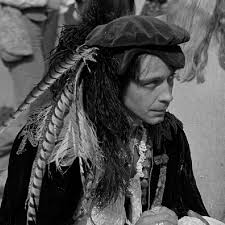
#> input picture image3.jpeg, 225 x 225 px, found by its file name
$ python code5.py
#> lines starting #> are read from the running program, lines starting #| are printed output that depends on the picture
#rotate an image using PIL
from PIL import Image

image=Image.open(r'C:\Users\SOUVIK MANNA\5th SEM\DIP\image3.jpeg')
#> image is the input picture: PIL image 225x225 RGB; min 0, max 243, mean 78.3

rotated=image.rotate(-45)
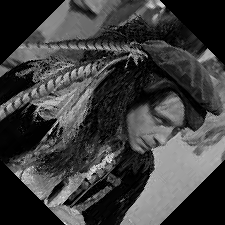
#> rotated: PIL image 225x225 RGB; min 0, max 243, mean 62.6
rotated.save("rotated.jpg")
rotated.show()
print("Image rotated successfully.")

$ run again, with image2.jpeg copied over image3.jpeg
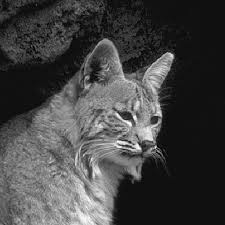
#> input picture image2.jpeg, 225 x 225 px, found by its file name
#> image is the input picture: PIL image 225x225 RGB; min 0, max 255, mean 67.1
#> `rotated=image.rotate(-45)`:
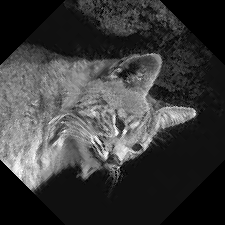
#> rotated: PIL image 225x225 RGB; min 0, max 255, mean 58.9

$ run again, with image4.jpeg copied over image3.jpeg
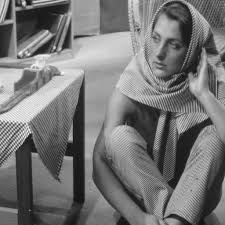
#> input picture image4.jpeg, 225 x 225 px, found by its file name
#> image is the input picture: PIL image 225x225 RGB; min 6, max 255, mean 117.8
#> `rotated=image.rotate(-45)`:
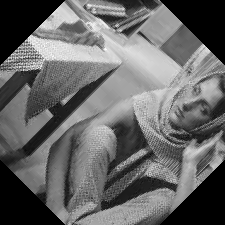
#> rotated: PIL image 225x225 RGB; min 0, max 255, mean 103.2

$ run again, with image5.jpeg copied over image3.jpeg
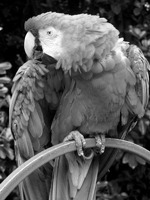
#> input picture image5.jpeg, 150 x 200 px, found by its file name
#> image is the input picture: PIL image 150x200 RGB; min 0, max 255, mean 89.2
#> `rotated=image.rotate(-45)`:
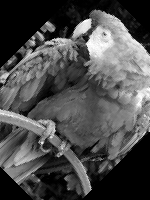
#> rotated: PIL image 150x200 RGB; min 0, max 255, mean 77.2
